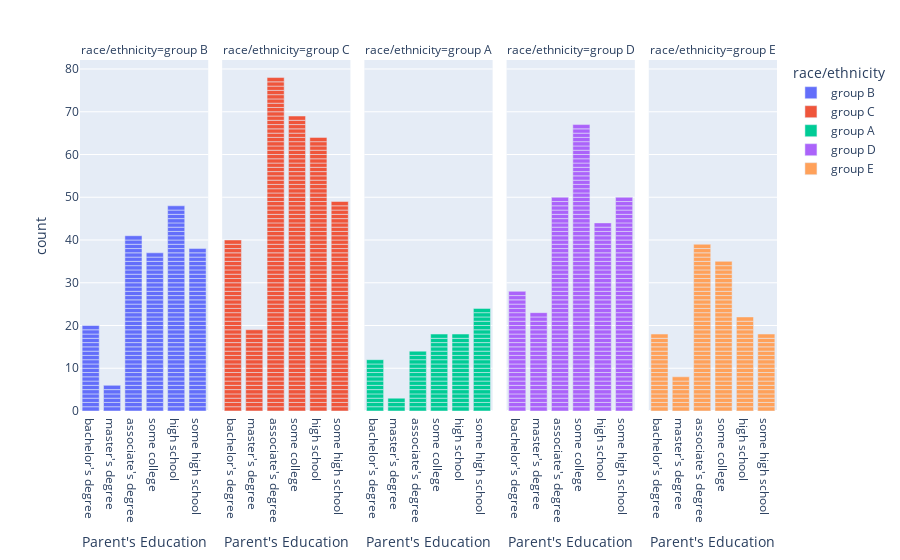

Here is the notebook cell this chart was saved with:
### Markdown cell above
**checking the realation between parental level of education and race race/ethnivity**

### Code cell
fig=px.bar(df,x='parental level of education',facet_col='race/ethnicity',color='race/ethnicity')
fig.update_xaxes(title="Parent's Education")
fig.show()

### Figure 1 — Plotly figure (JSON) as saved in the notebook; plotly's stock layout.template omitted (floating-point values rounded to 4 significant figures; data arrays with more than 128 entries replaced by an {"elided": "..."} marker saying what was removed)
{"data": [{"alignmentgroup": "True", "hovertemplate": "race/ethnicity=group B<br>parental level of education=%{x}<br>count=%{y}<extra></extra>", "legendgroup": "group B", "marker": {"color": "#636efa"}, "name": "group B", "offsetgroup": "group B", "orientation": "v", "showlegend": true, "textposition": "auto", "type": "bar", "x": {"elided": "190 str values"}, "xaxis": "x", "y": {"elided": "190 int values"}, "yaxis": "y"}, {"alignmentgroup": "True", "hovertemplate": "race/ethnicity=group C<br>parental level of education=%{x}<br>count=%{y}<extra></extra>", "legendgroup": "group C", "marker": {"color": "#EF553B"}, "name": "group C", "offsetgroup": "group C", "orientation": "v", "showlegend": true, "textposition": "auto", "type": "bar", "x": {"elided": "319 str values"}, "xaxis": "x2", "y": {"elided": "319 int values"}, "yaxis": "y2"}, {"alignmentgroup": "True", "hovertemplate": "race/ethnicity=group A<br>parental level of education=%{x}<br>count=%{y}<extra></extra>", "legendgroup": "group A", "marker": {"color": "#00cc96"}, "name": "group A", "offsetgroup": "group A", "orientation": "v", "showlegend": true, "textposition": "auto", "type": "bar", "x": ["associate's degree", "some college", "master's degree", "master's degree", "associate's degree", "some high school", "associate's degree", "associate's degree", "bachelor's degree", "some college", "some college", "associate's degree", "bachelor's degree", "high school", "some high school", "bachelor's degree", "high school", "some high school", "some high school", "some high school", "some college", "some college", "some college", "associate's degree", "bachelor's degree", "some high school", "some high school", "bachelor's degree", "some high school", "high school", "some college", "some college", "some high school", "some high school", "some high school", "some high school", "some high school", "bachelor's degree", "high school", "high school", "high school", "associate's degree", "associate's degree", "high school", "some high school", "associate's degree", "some high school", "bachelor's degree", "associate's degree", "some college", "high school", "some high school", "some high school", "some high school", "associate's degree", "some college", "high school", "high school", "associate's degree", "high school", "bachelor's degree", "bachelor's degree", "bachelor's degree", "some high school", "associate's degree", "some college", "some college", "some college", "some high school", "high school", "bachelor's degree", "some high school", "some college", "bachelor's degree", "high school", "high school", "master's degree", "high school", "some college", "associate's degree", "some high school", "some college", "some high school", "high school", "some college", "some college", "high school", "some high school", "high school"], "xaxis": "x3", "y": [1, 1, 1, 1, 1, 1, 1, 1, 1, 1, 1, 1, 1, 1, 1, 1, 1, 1, 1, 1, 1, 1, 1, 1, 1, 1, 1, 1, 1, 1, 1, 1, 1, 1, 1, 1, 1, 1, 1, 1, 1, 1, 1, 1, 1, 1, 1, 1, 1, 1, 1, 1, 1, 1, 1, 1, 1, 1, 1, 1, 1, 1, 1, 1, 1, 1, 1, 1, 1, 1, 1, 1, 1, 1, 1, 1, 1, 1, 1, 1, 1, 1, 1, 1, 1, 1, 1, 1, 1], "yaxis": "y3"}, {"alignmentgroup": "True", "hovertemplate": "race/ethnicity=group D<br>parental level of education=%{x}<br>count=%{y}<extra></extra>", "legendgroup": "group D", "marker": {"color": "#ab63fa"}, "name": "group D", "offsetgroup": "group D", "orientation": "v", "showlegend": true, "textposition": "auto", "type": "bar", "x": {"elided": "262 str values"}, "xaxis": "x4", "y": {"elided": "262 int values"}, "yaxis": "y4"}, {"alignmentgroup": "True", "hovertemplate": "race/ethnicity=group E<br>parental level of education=%{x}<br>count=%{y}<extra></extra>", "legendgroup": "group E", "marker": {"color": "#FFA15A"}, "name": "group E", "offsetgroup": "group E", "orientation": "v", "showlegend": true, "textposition": "auto", "type": "bar", "x": {"elided": "140 str values"}, "xaxis": "x5", "y": {"elided": "140 int values"}, "yaxis": "y5"}], "layout": {"annotations": [{"font": {}, "showarrow": false, "text": "race/ethnicity=group B", "x": 0.092, "xanchor": "center", "xref": "paper", "y": 1, "yanchor": "bottom", "yref": "paper"}, {"font": {}, "showarrow": false, "text": "race/ethnicity=group C", "x": 0.296, "xanchor": "center", "xref": "paper", "y": 1, "yanchor": "bottom", "yref": "paper"}, {"font": {}, "showarrow": false, "text": "race/ethnicity=group A", "x": 0.5, "xanchor": "center", "xref": "paper", "y": 1, "yanchor": "bottom", "yref": "paper"}, {"font": {}, "showarrow": false, "text": "race/ethnicity=group D", "x": 0.704, "xanchor": "center", "xref": "paper", "y": 1, "yanchor": "bottom", "yref": "paper"}, {"font": {}, "showarrow": false, "text": "race/ethnicity=group E", "x": 0.908, "xanchor": "center", "xref": "paper", "y": 1, "yanchor": "bottom", "yref": "paper"}], "barmode": "relative", "legend": {"title": {"text": "race/ethnicity"}, "tracegroupgap": 0}, "margin": {"t": 60}, "xaxis": {"anchor": "y", "domain": [0, 0.184], "title": {"text": "Parent's Education"}}, "xaxis2": {"anchor": "y2", "domain": [0.204, 0.388], "matches": "x", "title": {"text": "Parent's Education"}}, "xaxis3": {"anchor": "y3", "domain": [0.408, 0.592], "matches": "x", "title": {"text": "Parent's Education"}}, "xaxis4": {"anchor": "y4", "domain": [0.612, 0.796], "matches": "x", "title": {"text": "Parent's Education"}}, "xaxis5": {"anchor": "y5", "domain": [0.816, 1], "matches": "x", "title": {"text": "Parent's Education"}}, "yaxis": {"anchor": "x", "domain": [0, 1], "title": {"text": "count"}}, "yaxis2": {"anchor": "x2", "domain": [0, 1], "matches": "y", "showticklabels": false}, "yaxis3": {"anchor": "x3", "domain": [0, 1], "matches": "y", "showticklabels": false}, "yaxis4": {"anchor": "x4", "domain": [0, 1], "matches": "y", "showticklabels": false}, "yaxis5": {"anchor": "x5", "domain": [0, 1], "matches": "y", "showticklabels": false}}}
